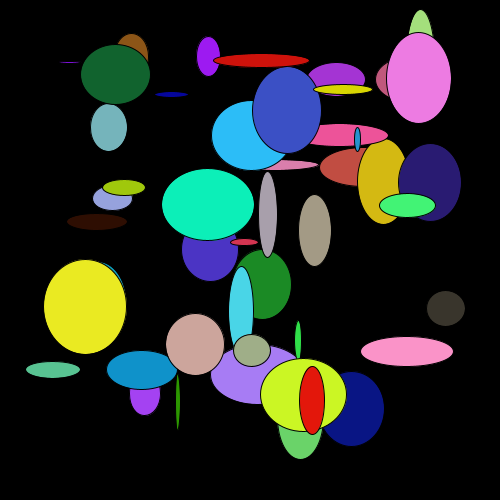
Frame 1 (no input)
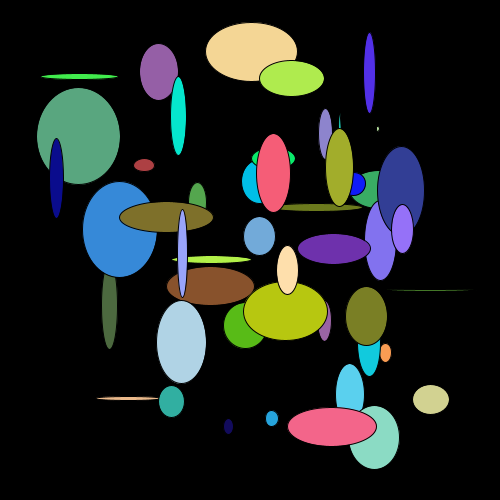
Frame 60 (the mouse pressed at the canvas centre just before this capture)
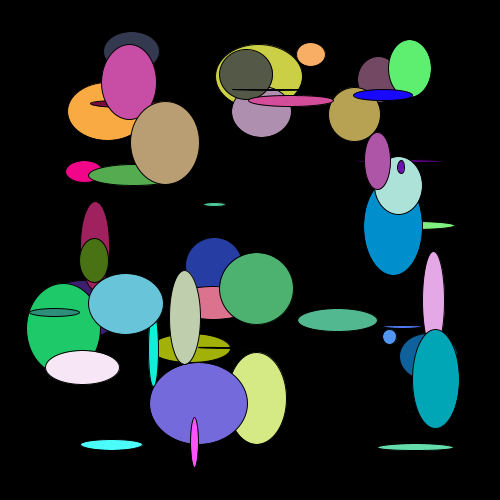
Frame 120 (the mouse held since frame 60 and released just before this capture)

The Processing sketch that drew these frames (run headless with seeded random() and noise(); from frame 60 on, the mouse is pressed at the canvas centre):

// Processing sketch: Esercizio7CicloWhileEllissi
// ── Esercizio7CicloWhileEllissi.pde
void setup()
{
  size(500, 500);
  frameRate(5);
}

void draw()
{
  background(0);
  int i=0;
  while(i<50)
  {
    fill(random(255), random(255), random(255));
    ellipse(random(width - width/5) + width/10, random(height - height/5) + height/10, 
        random(width/5), random(height/5));
    i = i+1;
  }
}
